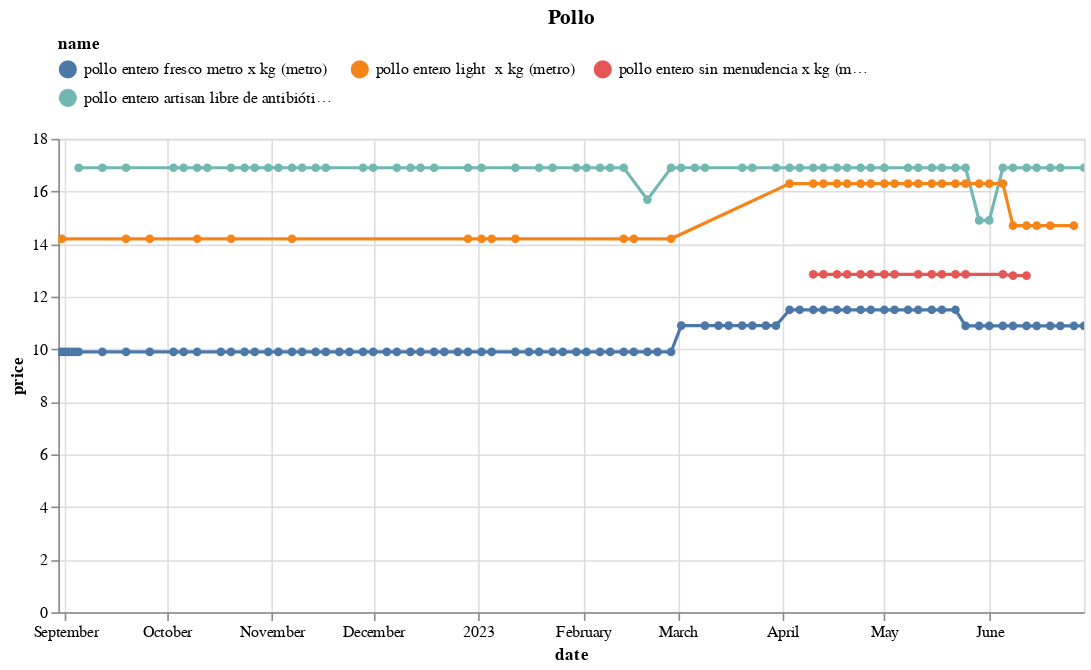

Here is the notebook cell this chart was saved with:
### Code cell
(df
 .loc[df.name.isin(names)]
 .pipe(alt.Chart)
 .mark_line(point=True)
 .encode(x='date', y='price', color='name', tooltip=['name','price'])
 .properties(width=650, title='Pollo')
 .interactive()
 .configure_legend(orient='top', columns=3)
)

### Figure 1 — Vega-Lite specification as saved in the notebook (floating-point values rounded to 4 significant figures; data arrays with more than 128 entries replaced by an {"elided": "..."} marker saying what was removed)
{"config": {"view": {"continuousWidth": 300, "continuousHeight": 300}, "legend": {"columns": 3, "orient": "top"}}, "data": {"name": "data-39fe742f18af17d48b25482c0811108f"}, "mark": {"type": "line", "point": true}, "encoding": {"color": {"field": "name", "type": "nominal"}, "tooltip": [{"field": "name", "type": "nominal"}, {"field": "price", "type": "quantitative"}], "x": {"field": "date", "type": "temporal"}, "y": {"field": "price", "type": "quantitative"}}, "params": [{"name": "param_13", "select": {"type": "interval", "encodings": ["x", "y"]}, "bind": "scales"}], "title": "Pollo", "width": 650, "$schema": "https://vega.github.io/schema/vega-lite/v5.8.0.json", "datasets": {"data-39fe742f18af17d48b25482c0811108f": {"elided": "202 records"}}}
